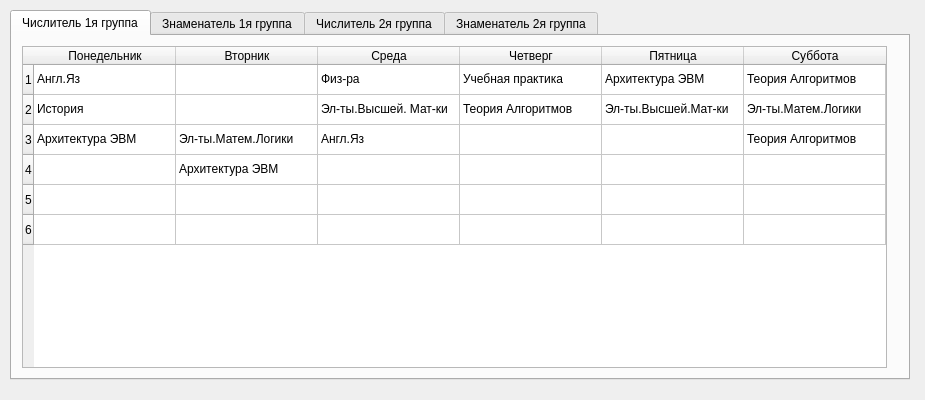
<?xml version="1.0" encoding="UTF-8"?>
<ui version="4.0">
 <class>MainWindow</class>
 <widget class="QMainWindow" name="MainWindow">
  <property name="geometry">
   <rect>
    <x>0</x>
    <y>0</y>
    <width>925</width>
    <height>400</height>
   </rect>
  </property>
  <property name="windowTitle">
   <string>Расписание ПО-216</string>
  </property>
  <widget class="QWidget" name="centralwidget">
   <widget class="QTabWidget" name="tabWidget">
    <property name="geometry">
     <rect>
      <x>10</x>
      <y>10</y>
      <width>900</width>
      <height>370</height>
     </rect>
    </property>
    <property name="currentIndex">
     <number>0</number>
    </property>
    <widget class="QWidget" name="tab">
     <attribute name="title">
      <string>Числитель 1я группа</string>
     </attribute>
     <widget class="QTableWidget" name="tableWidget">
      <property name="geometry">
       <rect>
        <x>10</x>
        <y>10</y>
        <width>865</width>
        <height>322</height>
       </rect>
      </property>
      <attribute name="horizontalHeaderMinimumSectionSize">
       <number>45</number>
      </attribute>
      <attribute name="horizontalHeaderDefaultSectionSize">
       <number>142</number>
      </attribute>
      <row>
       <property name="text">
        <string>1</string>
       </property>
      </row>
      <row>
       <property name="text">
        <string>2</string>
       </property>
      </row>
      <row>
       <property name="text">
        <string>3</string>
       </property>
      </row>
      <row>
       <property name="text">
        <string>4</string>
       </property>
      </row>
      <row>
       <property name="text">
        <string>5</string>
       </property>
      </row>
      <row>
       <property name="text">
        <string>6</string>
       </property>
      </row>
      <column>
       <property name="text">
        <string>Понедельник</string>
       </property>
      </column>
      <column>
       <property name="text">
        <string>Вторник</string>
       </property>
      </column>
      <column>
       <property name="text">
        <string>Среда</string>
       </property>
      </column>
      <column>
       <property name="text">
        <string>Четверг</string>
       </property>
      </column>
      <column>
       <property name="text">
        <string>Пятница</string>
       </property>
      </column>
      <column>
       <property name="text">
        <string>Суббота</string>
       </property>
      </column>
      <item row="0" column="0">
       <property name="text">
        <string>Англ.Яз</string>
       </property>
      </item>
      <item row="0" column="2">
       <property name="text">
        <string>Физ-ра</string>
       </property>
      </item>
      <item row="0" column="3">
       <property name="text">
        <string>Учебная практика</string>
       </property>
      </item>
      <item row="0" column="4">
       <property name="text">
        <string>Архитектура ЭВМ</string>
       </property>
      </item>
      <item row="0" column="5">
       <property name="text">
        <string>Теория Алгоритмов</string>
       </property>
      </item>
      <item row="1" column="0">
       <property name="text">
        <string>История</string>
       </property>
      </item>
      <item row="1" column="2">
       <property name="text">
        <string>Эл-ты.Высшей. Мат-ки</string>
       </property>
      </item>
      <item row="1" column="3">
       <property name="text">
        <string>Теория Алгоритмов</string>
       </property>
      </item>
      <item row="1" column="4">
       <property name="text">
        <string>Эл-ты.Высшей.Мат-ки</string>
       </property>
      </item>
      <item row="1" column="5">
       <property name="text">
        <string>Эл-ты.Матем.Логики</string>
       </property>
      </item>
      <item row="2" column="0">
       <property name="text">
        <string>Архитектура ЭВМ</string>
       </property>
      </item>
      <item row="2" column="1">
       <property name="text">
        <string>Эл-ты.Матем.Логики</string>
       </property>
      </item>
      <item row="2" column="2">
       <property name="text">
        <string>Англ.Яз</string>
       </property>
      </item>
      <item row="2" column="5">
       <property name="text">
        <string>Теория Алгоритмов</string>
       </property>
      </item>
      <item row="3" column="0">
       <property name="text">
        <string/>
       </property>
      </item>
      <item row="3" column="1">
       <property name="text">
        <string>Архитектура ЭВМ</string>
       </property>
      </item>
      <item row="4" column="0">
       <property name="text">
        <string/>
       </property>
      </item>
      <item row="4" column="1">
       <property name="text">
        <string/>
       </property>
      </item>
      <item row="5" column="0">
       <property name="text">
        <string/>
       </property>
      </item>
      <item row="5" column="1">
       <property name="text">
        <string/>
       </property>
      </item>
     </widget>
    </widget>
    <widget class="QWidget" name="tab_3">
     <attribute name="title">
      <string>Знаменатель 1я группа</string>
     </attribute>
     <widget class="QTableWidget" name="tableWidget_3">
      <property name="geometry">
       <rect>
        <x>10</x>
        <y>10</y>
        <width>865</width>
        <height>322</height>
       </rect>
      </property>
      <attribute name="horizontalHeaderDefaultSectionSize">
       <number>142</number>
      </attribute>
      <row>
       <property name="text">
        <string>1</string>
       </property>
      </row>
      <row>
       <property name="text">
        <string>2</string>
       </property>
      </row>
      <row>
       <property name="text">
        <string>3</string>
       </property>
      </row>
      <row>
       <property name="text">
        <string>4</string>
       </property>
      </row>
      <row>
       <property name="text">
        <string>5</string>
       </property>
      </row>
      <row>
       <property name="text">
        <string>6</string>
       </property>
      </row>
      <column>
       <property name="text">
        <string>Понедельник</string>
       </property>
      </column>
      <column>
       <property name="text">
        <string>Вторник</string>
       </property>
      </column>
      <column>
       <property name="text">
        <string>Среда</string>
       </property>
      </column>
      <column>
       <property name="text">
        <string>Четверг</string>
       </property>
      </column>
      <column>
       <property name="text">
        <string>Пятница</string>
       </property>
      </column>
      <column>
       <property name="text">
        <string>Суббота</string>
       </property>
      </column>
      <item row="0" column="0">
       <property name="text">
        <string/>
       </property>
      </item>
      <item row="0" column="1">
       <property name="text">
        <string>Учебная практика</string>
       </property>
      </item>
      <item row="0" column="2">
       <property name="text">
        <string>Физ-ра</string>
       </property>
      </item>
      <item row="0" column="3">
       <property name="text">
        <string>Учебная практика</string>
       </property>
      </item>
      <item row="0" column="4">
       <property name="text">
        <string>История</string>
       </property>
      </item>
      <item row="0" column="5">
       <property name="text">
        <string>Теория Алгоритмов</string>
       </property>
      </item>
      <item row="1" column="0">
       <property name="text">
        <string>История</string>
       </property>
      </item>
      <item row="1" column="1">
       <property name="text">
        <string>Учебная практика</string>
       </property>
      </item>
      <item row="1" column="2">
       <property name="text">
        <string>Эл-ты.Высшей. Мат-ки</string>
       </property>
      </item>
      <item row="1" column="3">
       <property name="text">
        <string>Теория Алгоритмов</string>
       </property>
      </item>
      <item row="1" column="4">
       <property name="text">
        <string>Эл-ты.Матем.Логики</string>
       </property>
      </item>
      <item row="1" column="5">
       <property name="text">
        <string>Эл-ты.Матем.Логики</string>
       </property>
      </item>
      <item row="2" column="0">
       <property name="text">
        <string>Архитектура ЭВМ</string>
       </property>
      </item>
      <item row="2" column="1">
       <property name="text">
        <string>Эл-ты.Матем.Логики</string>
       </property>
      </item>
      <item row="2" column="2">
       <property name="text">
        <string>Учебная практика</string>
       </property>
      </item>
      <item row="2" column="5">
       <property name="text">
        <string>Теория Алгоритмов</string>
       </property>
      </item>
      <item row="3" column="0">
       <property name="text">
        <string>Архитектура ЭВМ</string>
       </property>
      </item>
      <item row="4" column="0">
       <property name="text">
        <string>Архитектура ЭВМ</string>
       </property>
      </item>
      <item row="5" column="0">
       <property name="text">
        <string/>
       </property>
      </item>
     </widget>
    </widget>
    <widget class="QWidget" name="tab_2">
     <attribute name="title">
      <string>Числитель 2я группа</string>
     </attribute>
     <widget class="QTableWidget" name="tableWidget_2">
      <property name="geometry">
       <rect>
        <x>10</x>
        <y>10</y>
        <width>865</width>
        <height>322</height>
       </rect>
      </property>
      <attribute name="horizontalHeaderDefaultSectionSize">
       <number>142</number>
      </attribute>
      <row>
       <property name="text">
        <string>1</string>
       </property>
      </row>
      <row>
       <property name="text">
        <string>2</string>
       </property>
      </row>
      <row>
       <property name="text">
        <string>3</string>
       </property>
      </row>
      <row>
       <property name="text">
        <string>4</string>
       </property>
      </row>
      <row>
       <property name="text">
        <string>5</string>
       </property>
      </row>
      <row>
       <property name="text">
        <string>6</string>
       </property>
      </row>
      <column>
       <property name="text">
        <string>Понедельник</string>
       </property>
      </column>
      <column>
       <property name="text">
        <string>Вторник</string>
       </property>
      </column>
      <column>
       <property name="text">
        <string>Среда</string>
       </property>
      </column>
      <column>
       <property name="text">
        <string>Четверг</string>
       </property>
      </column>
      <column>
       <property name="text">
        <string>Пятница</string>
       </property>
      </column>
      <column>
       <property name="text">
        <string>Суббота</string>
       </property>
      </column>
      <item row="0" column="0">
       <property name="text">
        <string/>
       </property>
      </item>
      <item row="0" column="1">
       <property name="text">
        <string>Учебная практика</string>
       </property>
      </item>
      <item row="0" column="2">
       <property name="text">
        <string>Физ-ра</string>
       </property>
      </item>
      <item row="0" column="4">
       <property name="text">
        <string>Архитектура ЭВМ</string>
       </property>
      </item>
      <item row="0" column="5">
       <property name="text">
        <string>Теория Алгоритмов</string>
       </property>
      </item>
      <item row="1" column="0">
       <property name="text">
        <string>История</string>
       </property>
      </item>
      <item row="1" column="1">
       <property name="text">
        <string>Учебная практика</string>
       </property>
      </item>
      <item row="1" column="2">
       <property name="text">
        <string>Эл-ты.Высшей. Мат-ки</string>
       </property>
      </item>
      <item row="1" column="3">
       <property name="text">
        <string>Учебная практика</string>
       </property>
      </item>
      <item row="1" column="4">
       <property name="text">
        <string>Эл-ты.Высшей.Мат-ки</string>
       </property>
      </item>
      <item row="1" column="5">
       <property name="text">
        <string>Эл-ты.Матем.Логики</string>
       </property>
      </item>
      <item row="2" column="0">
       <property name="text">
        <string>Архитектура ЭВМ</string>
       </property>
      </item>
      <item row="2" column="1">
       <property name="text">
        <string>Эл-ты.Матем.Логики</string>
       </property>
      </item>
      <item row="2" column="2">
       <property name="text">
        <string>Учебная практика</string>
       </property>
      </item>
      <item row="2" column="3">
       <property name="text">
        <string>Теория Алгоритмов</string>
       </property>
      </item>
      <item row="2" column="5">
       <property name="text">
        <string>Теория Алгоритмов</string>
       </property>
      </item>
      <item row="3" column="0">
       <property name="text">
        <string>Архитектура ЭВМ</string>
       </property>
      </item>
      <item row="4" column="0">
       <property name="text">
        <string>Архитектура ЭВМ</string>
       </property>
      </item>
      <item row="5" column="0">
       <property name="text">
        <string/>
       </property>
      </item>
     </widget>
    </widget>
    <widget class="QWidget" name="tab_4">
     <attribute name="title">
      <string>Знаменатель 2я группа</string>
     </attribute>
     <widget class="QTableWidget" name="tableWidget_4">
      <property name="geometry">
       <rect>
        <x>10</x>
        <y>10</y>
        <width>865</width>
        <height>322</height>
       </rect>
      </property>
      <attribute name="horizontalHeaderDefaultSectionSize">
       <number>142</number>
      </attribute>
      <row>
       <property name="text">
        <string>1</string>
       </property>
      </row>
      <row>
       <property name="text">
        <string>2</string>
       </property>
      </row>
      <row>
       <property name="text">
        <string>3</string>
       </property>
      </row>
      <row>
       <property name="text">
        <string>4</string>
       </property>
      </row>
      <row>
       <property name="text">
        <string>5</string>
       </property>
      </row>
      <row>
       <property name="text">
        <string>6</string>
       </property>
      </row>
      <column>
       <property name="text">
        <string>Понедельник</string>
       </property>
      </column>
      <column>
       <property name="text">
        <string>Вторник</string>
       </property>
      </column>
      <column>
       <property name="text">
        <string>Среда</string>
       </property>
      </column>
      <column>
       <property name="text">
        <string>Четверг</string>
       </property>
      </column>
      <column>
       <property name="text">
        <string>Пятница</string>
       </property>
      </column>
      <column>
       <property name="text">
        <string>Суббота</string>
       </property>
      </column>
      <item row="0" column="0">
       <property name="text">
        <string>Англ.Яз</string>
       </property>
      </item>
      <item row="0" column="1">
       <property name="text">
        <string/>
       </property>
      </item>
      <item row="0" column="2">
       <property name="text">
        <string>Физ-ра</string>
       </property>
      </item>
      <item row="0" column="4">
       <property name="text">
        <string>История</string>
       </property>
      </item>
      <item row="0" column="5">
       <property name="text">
        <string>Теория Алгоритмов</string>
       </property>
      </item>
      <item row="1" column="0">
       <property name="text">
        <string>История</string>
       </property>
      </item>
      <item row="1" column="2">
       <property name="text">
        <string>Эл-ты.Высшей. Мат-ки</string>
       </property>
      </item>
      <item row="1" column="3">
       <property name="text">
        <string>Учебная практика</string>
       </property>
      </item>
      <item row="1" column="4">
       <property name="text">
        <string>Эл-ты.Матем.Логики</string>
       </property>
      </item>
      <item row="1" column="5">
       <property name="text">
        <string>Эл-ты.Матем.Логики</string>
       </property>
      </item>
      <item row="2" column="0">
       <property name="text">
        <string>Архитектура ЭВМ</string>
       </property>
      </item>
      <item row="2" column="1">
       <property name="text">
        <string>Эл-ты.Матем.Логики</string>
       </property>
      </item>
      <item row="2" column="2">
       <property name="text">
        <string>Англ.Яз</string>
       </property>
      </item>
      <item row="2" column="3">
       <property name="text">
        <string>Теория Алгоритмов</string>
       </property>
      </item>
      <item row="2" column="5">
       <property name="text">
        <string>Теория Алгоритмов</string>
       </property>
      </item>
      <item row="3" column="0">
       <property name="text">
        <string/>
       </property>
      </item>
      <item row="3" column="1">
       <property name="text">
        <string>Архитектура ЭВМ</string>
       </property>
      </item>
      <item row="4" column="0">
       <property name="text">
        <string/>
       </property>
      </item>
      <item row="5" column="0">
       <property name="text">
        <string/>
       </property>
      </item>
     </widget>
    </widget>
   </widget>
  </widget>
 </widget>
 <resources/>
 <connections/>
</ui>
